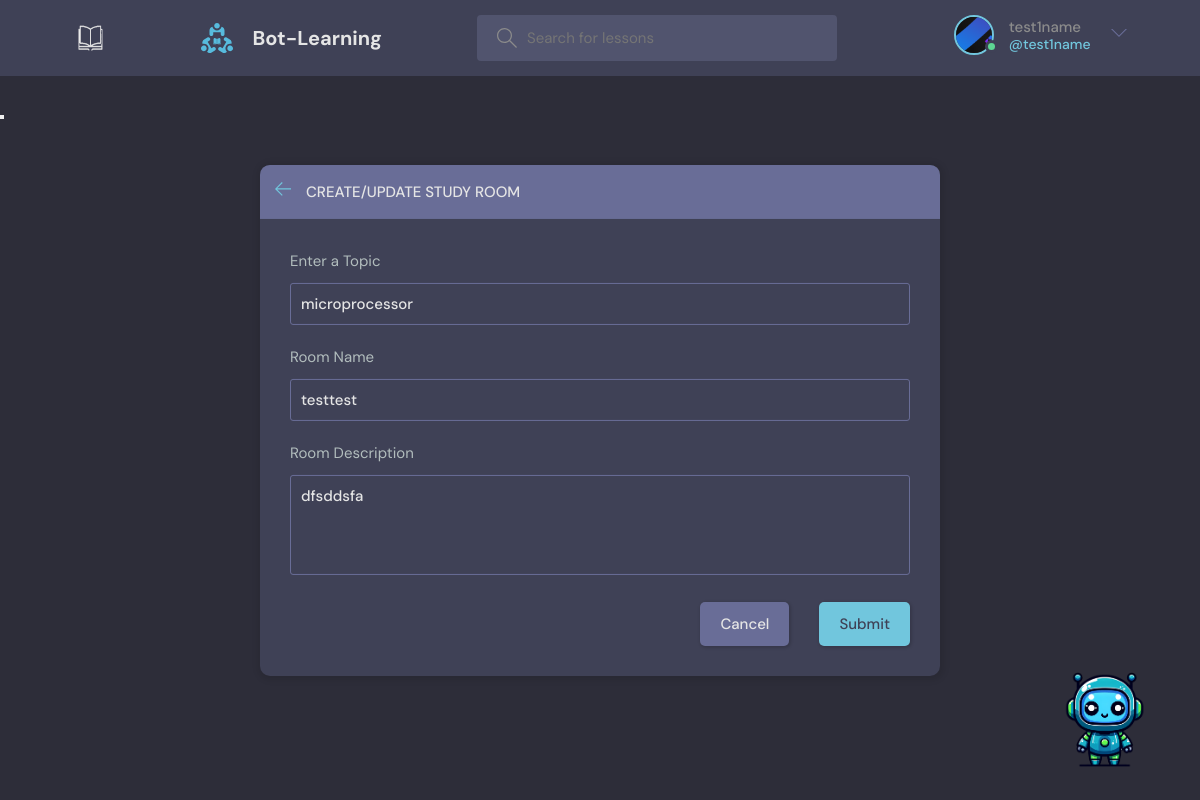
Page /update-room/7/ (signed in) on the committed database.
### base/models.py (models this page shows, shortened)
class User(AbstractUser):
    name = models.CharField(max_length=200, null=True)
    email = models.EmailField(unique=True, null=True)
    bio = models.TextField(null=True)
    avatar = models.ImageField(null=True, default="avatar.svg")
    objects = CustomUserManager()
    USERNAME_FIELD = 'email'
    REQUIRED_FIELDS = []

class Room(models.Model):
    host = models.ForeignKey(User, on_delete=models.SET_NULL, null=True)
    topic = models.ForeignKey(Topic, on_delete=models.SET_NULL, null=True)
    name = models.CharField(max_length=200)
    description = models.TextField(null=True, blank=True)
    participants = models.ManyToManyField(
        User, related_name='participants', blank=True)
    updated = models.DateTimeField(auto_now=True)
    created = models.DateTimeField(auto_now_add=True)
    class Meta:
        ordering = ['-updated', '-created']

class Topic(models.Model):
    name = models.CharField(max_length=200)

### base/views.py (the view, shortened to what this page needs)
# urls.py: path('update-room/<str:pk>/', views.updateRoom, name="update-room"),
@login_required(login_url='login')
def updateRoom(request, pk):
    room = Room.objects.get(id=pk)
    form = RoomForm(instance=room)
    topics = Topic.objects.all()
    if request.user != room.host:
        return HttpResponse('Your are not allowed here!!')
    context = {'form': form, 'topics': topics, 'room': room}
    return render(request, 'base/room_form.html', context)

### base/forms.py
class RoomForm(ModelForm):
    class Meta:
        model = Room
        fields = '__all__'
        exclude = ['host', 'participants']

### base/templates/base/room_form.html (shortened to what this page needs)
{% extends 'main.html' %}
{% block content %}
<main class="create-room layout">
  <div class="container">
    <div class="layout__box">
      <div class="layout__boxHeader">
        <div class="layout__boxTitle">
          <a href="{{request.META.HTTP_REFERER}}">
            <svg version="1.1" xmlns="http://www.w3.org/2000/svg" width="32" height="32" viewBox="0 0 32 32">
              <title>arrow-left</title>
              <path
                d="M13.723 2.286l-13.723 13.714 13.719 13.714 1.616-1.611-10.96-10.96h27.625v-2.286h-27.625l10.965-10.965-1.616-1.607z">
              </path>
            </svg>
          </a>
          <h3>Create/Update Study Room</h3>
        </div>
      </div>
      <div class="layout__body">
        <form class="form" action="" method="POST">
          <div class="form__group">
            <label for="room_topic">Enter a Topic</label>
            <input required type="text" value="{{room.topic.name}}" name="topic" list="topic-list" />
          </div>
          <div class="form__group">
            <label for="room_name">Room Name</label>
            {{form.name}}
          </div>
          <div class="form__group">
            <label for="room_description">Room Description</label>
            {{form.description}}
          </div>
          <div class="form__action">
            <a class="btn btn--dark" href="{{request.META.HTTP_REFERER}}">Cancel</a>
            <button class="btn btn--main" type="submit">Submit</button>
          </div>
        </form>
      </div>
    </div>
  </div>
</main>
{% endblock content %}

### templates/navbar.html (shortened to what this page needs)
{% load static %}
<header class="header header--loggedIn">
    <div class="container">
        <a href="{% url 'book-learning' %}" class="header__logo">
            <img src="{% static 'images/real_book.png' %}" />
        </a>
        <a href="{% url 'home' %}" class="header__logo">
            <img src="{% static 'images/logo.svg' %}" />
            <h1>Bot-Learning</h1>
        </a>
        <form class="header__search" method="GET" action="{% url 'home' %}">
            <label>
                <input name="q" placeholder="Search for lessons" />
            </label>
        </form>
        <nav class="header__menu">
            {% if request.user.is_authenticated %}
            <div class="header__user">
                <a href="{% url 'update-user' %}">
                    <div class="avatar avatar--medium active">
                        <img src="{{request.user.avatar.url}}" />
                    </div>
                    <p>{{request.user.username}} <span>@{{request.user.username}}</span></p>
                </a>
                <button class="dropdown-button">
                    <svg version="1.1" xmlns="http://www.w3.org/2000/svg" width="32" height="32" viewBox="0 0 32 32">
                        <title>chevron-down</title>
                        <path d="M16 21l-13-13h-3l16 16 16-16h-3l-13 13z"></path>
                    </svg>
                </button>
            </div>
            {% else %}
            <a href="{% url 'login' %}">
                <img src="{% static 'images/avatar.svg' %}" />
                <p>Login</p>
            </a>
            {% endif %}
        </nav>
    </div>
</header>

### chat_app/templates/chat_app/chat_app_main.html (style rules this page uses)
:root { --fadeIn_fadeOut_transition_speed: 300ms; }

### rows in the picture
User: user.avatar (picture), user.username "test1name"
Room: topic "microprocessor", name "testtest", description "dfsddsfa"
